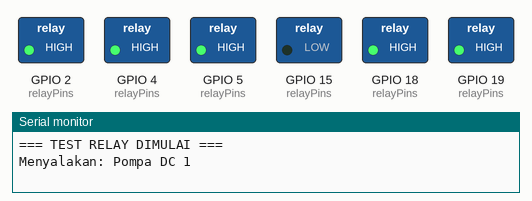
This sketch was run on a simulated ESP32. Parts: switched loads named in the sketch (green lamp = pin HIGH), the last lines printed to the serial monitor.

Above: at 1.0 s.
At 4.0 s:
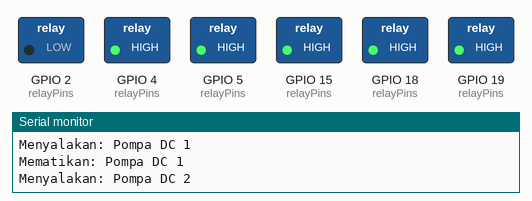
At 7.0 s:
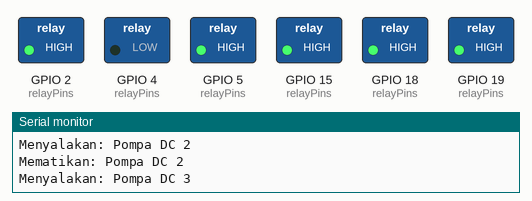
At 10.0 s:
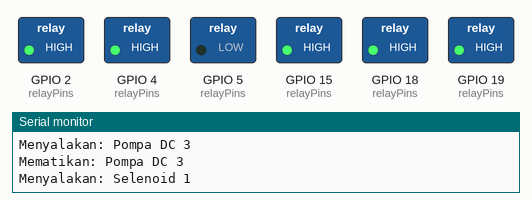
At 13.0 s:
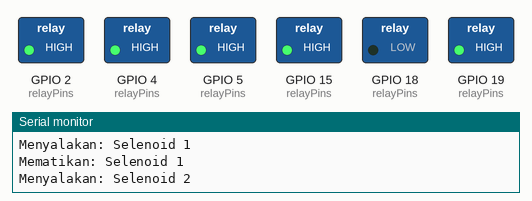
At 16.0 s:
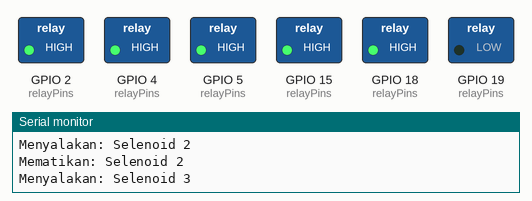
Timing chart, 0 to 23.4 s (numbered marks = the images above):
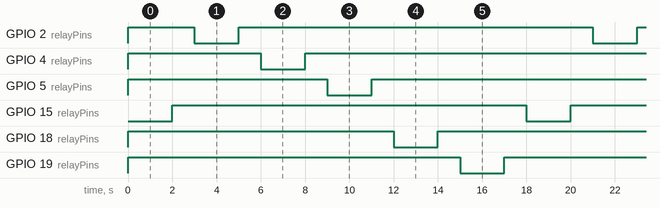

The sketch:

test-relay.ino
```cpp
// ===============================
// Test Relay ESP32
// ===============================

// Pin Relay
#define POMPA_DC_1   15
#define POMPA_DC_2   2
#define POMPA_DC_3   4

#define SELENOID_1   5
#define SELENOID_2   18
#define SELENOID_3   19

const int relayPins[] = {
  POMPA_DC_1,
  POMPA_DC_2,
  POMPA_DC_3,
  SELENOID_1,
  SELENOID_2,
  SELENOID_3
};

const char* relayNames[] = {
  "Pompa DC 1",
  "Pompa DC 2",
  "Pompa DC 3",
  "Selenoid 1",
  "Selenoid 2",
  "Selenoid 3"
};

const int relayCount = sizeof(relayPins) / sizeof(relayPins[0]);

// Ubah sesuai jenis relay:
// LOW  = Relay Active LOW
// HIGH = Relay Active HIGH
#define RELAY_ON  LOW
#define RELAY_OFF HIGH

void setup() {
  Serial.begin(115200);

  for (int i = 0; i < relayCount; i++) {
    pinMode(relayPins[i], OUTPUT);
    digitalWrite(relayPins[i], RELAY_OFF);
  }

  Serial.println("=== TEST RELAY DIMULAI ===");
}

void loop() {
  for (int i = 0; i < relayCount; i++) {
    Serial.print("Menyalakan: ");
    Serial.println(relayNames[i]);

    digitalWrite(relayPins[i], RELAY_ON);
    delay(2000);

    digitalWrite(relayPins[i], RELAY_OFF);

    Serial.print("Mematikan: ");
    Serial.println(relayNames[i]);

    delay(1000);
  }

  Serial.println("---------------------------");
}
```

Measured:
- by itself, GPIO 2 (relayPins), GPIO 4 (relayPins), GPIO 5 (relayPins), GPIO 15 (relayPins), GPIO 18 (relayPins), GPIO 19 (relayPins): alternates HIGH for 16.0 s and LOW for 2.0 s
- by itself, everything shown: repeats every 18.0 s, in 12 steps
